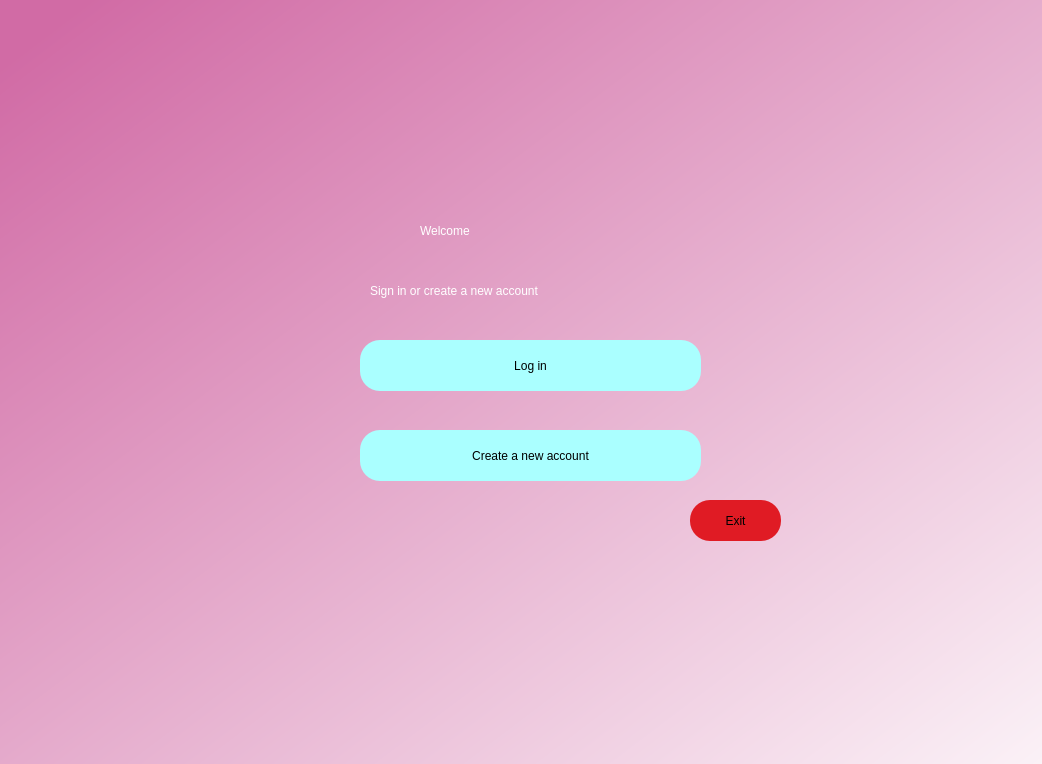
<?xml version="1.0" encoding="UTF-8"?>
<ui version="4.0">
 <class>Dialog</class>
 <widget class="QDialog" name="Dialog">
  <property name="geometry">
   <rect>
    <x>0</x>
    <y>0</y>
    <width>1042</width>
    <height>764</height>
   </rect>
  </property>
  <property name="windowTitle">
   <string>Dialog</string>
  </property>
  <widget class="QWidget" name="bgwidget" native="true">
   <property name="geometry">
    <rect>
     <x>-80</x>
     <y>-50</y>
     <width>1231</width>
     <height>911</height>
    </rect>
   </property>
   <property name="styleSheet">
    <string notr="true">QWidget#bgwidget{
background-color:qlineargradient(spread:pad, x1:0.091, y1:0.101636, x2:0.991379, y2:0.977, stop:0 rgba(209, 107, 165, 255), stop:1 rgba(255, 255, 255, 255));}</string>
   </property>
   <widget class="QLabel" name="label">
    <property name="geometry">
     <rect>
      <x>500</x>
      <y>250</y>
      <width>251</width>
      <height>61</height>
     </rect>
    </property>
    <property name="styleSheet">
     <string notr="true">font: 36pt &quot;MS Shell Dlg 2&quot;; color:rgb(255, 255, 255)</string>
    </property>
    <property name="text">
     <string>Welcome</string>
    </property>
   </widget>
   <widget class="QLabel" name="label_2">
    <property name="geometry">
     <rect>
      <x>450</x>
      <y>320</y>
      <width>391</width>
      <height>41</height>
     </rect>
    </property>
    <property name="styleSheet">
     <string notr="true">font: 16pt &quot;MS Shell Dlg 2&quot;;color:rgb(255, 255, 255)</string>
    </property>
    <property name="text">
     <string>Sign in or create a new account</string>
    </property>
   </widget>
   <widget class="QPushButton" name="login">
    <property name="geometry">
     <rect>
      <x>440</x>
      <y>390</y>
      <width>341</width>
      <height>51</height>
     </rect>
    </property>
    <property name="styleSheet">
     <string notr="true">border-radius:20px;
background-color: rgb(170, 255, 255);
font: 14pt &quot;MS Shell Dlg 2&quot;;</string>
    </property>
    <property name="text">
     <string>Log in</string>
    </property>
   </widget>
   <widget class="QPushButton" name="create">
    <property name="geometry">
     <rect>
      <x>440</x>
      <y>480</y>
      <width>341</width>
      <height>51</height>
     </rect>
    </property>
    <property name="styleSheet">
     <string notr="true">border-radius:20px;
background-color: rgb(170, 255, 255);
font: 14pt &quot;MS Shell Dlg 2&quot;;</string>
    </property>
    <property name="text">
     <string>Create a new account</string>
    </property>
   </widget>
   <widget class="QPushButton" name="exit">
    <property name="geometry">
     <rect>
      <x>770</x>
      <y>550</y>
      <width>91</width>
      <height>41</height>
     </rect>
    </property>
    <property name="styleSheet">
     <string notr="true">border-radius:20px;
background-color: rgb(224, 27, 36);
font: 14pt &quot;MS Shell Dlg 2&quot;;</string>
    </property>
    <property name="text">
     <string>Exit</string>
    </property>
    <property name="default">
     <bool>true</bool>
    </property>
   </widget>
  </widget>
 </widget>
 <resources/>
 <connections/>
</ui>
